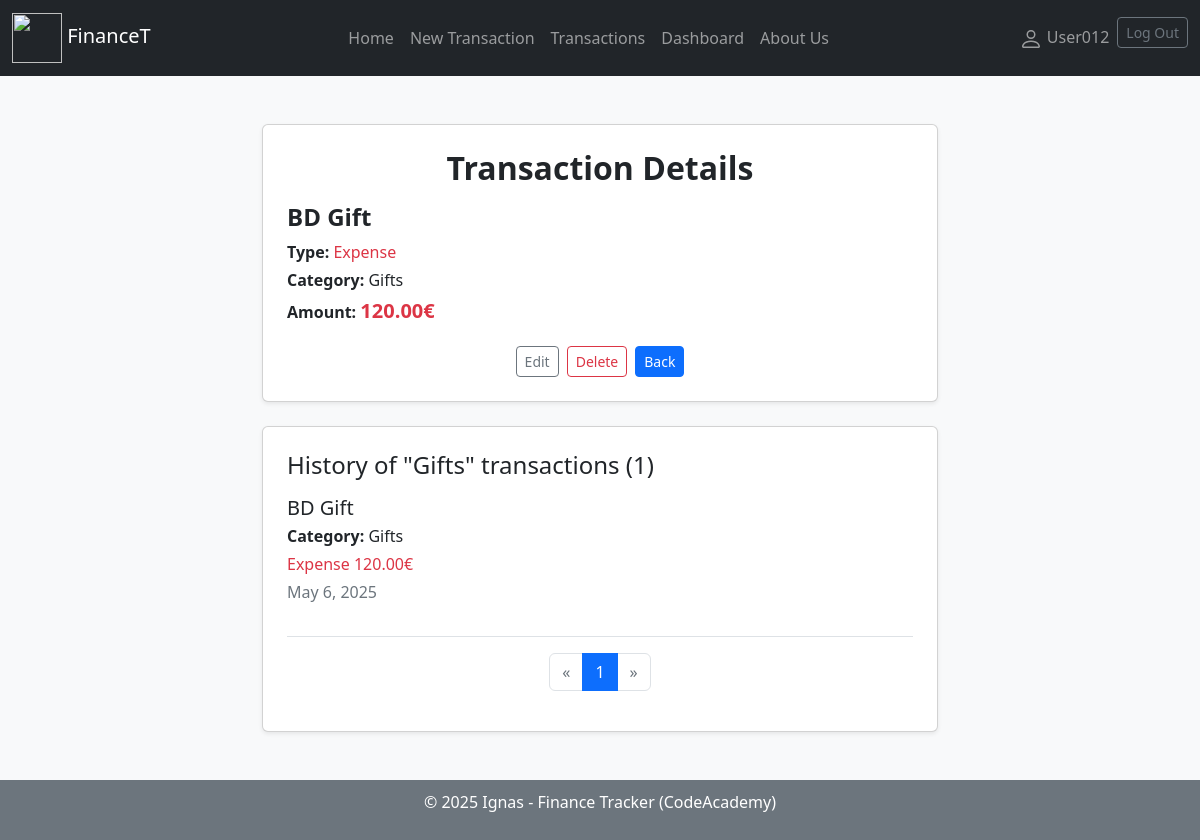
/finance/mytransactions/1 (signed in), run on an earlier commit of the app's database.
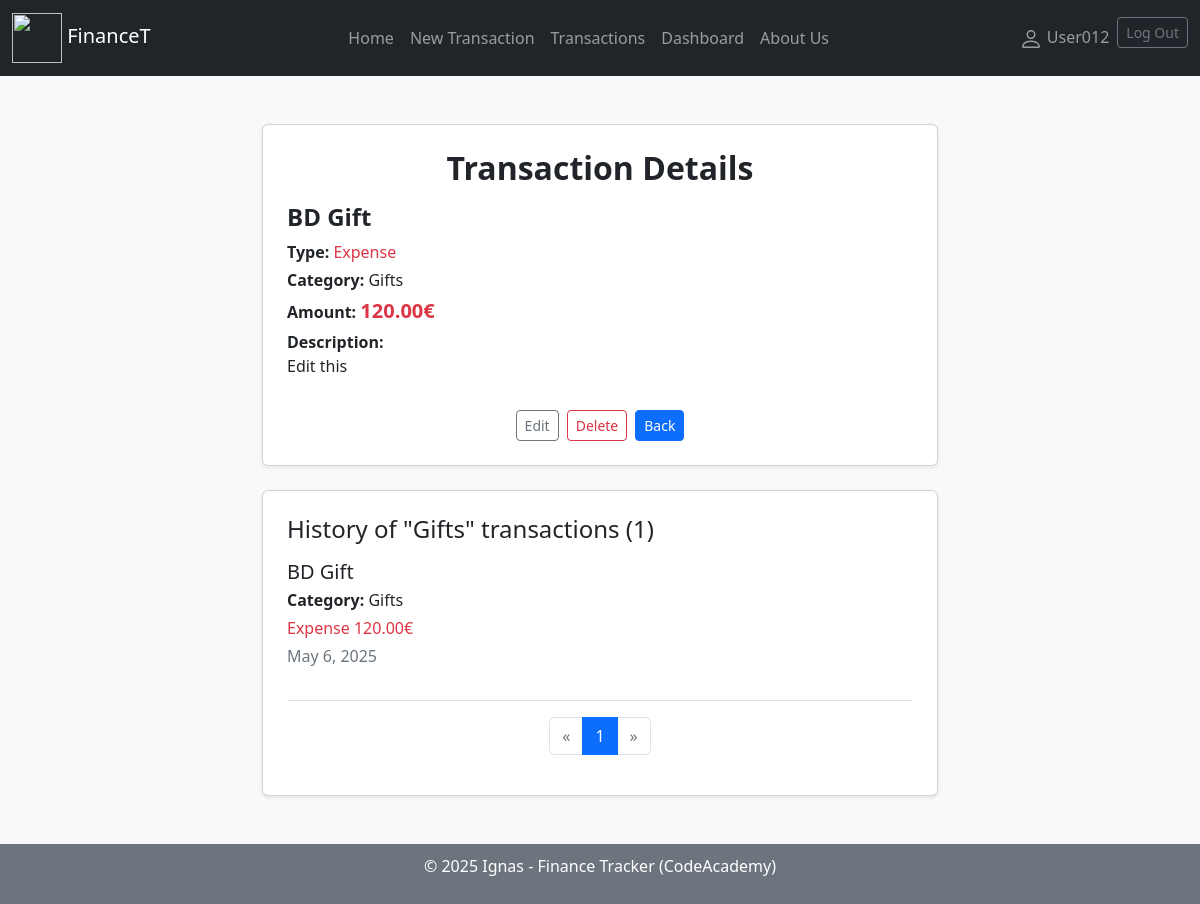
And on a later commit of the database.
### finance_tracker_app/models.py (models this page shows, shortened)
class Transaction(models.Model):
    TYPE_CHOICES = [
        ('i', 'Income'),
        ('e', 'Expense'),
    ]
    amount = models.DecimalField('Amount of money', help_text='Add amount of money', blank=False, null=False,
                                 default=0.0, max_digits=12, decimal_places=2)
    type = models.CharField(max_length=1, choices=TYPE_CHOICES, default='e', help_text='Choose transaction type')
    title = models.CharField(max_length=200, blank=False, help_text='Add transaction title')
    category = models.ForeignKey('Category', on_delete=models.SET_NULL, null=True, blank=False, help_text='Choose transaction category')
    date = models.DateField(help_text='Add transaction date')
    description = HTMLField(blank=True, null=True, help_text='Write transaction description (optional)')
    client = models.ForeignKey(User, on_delete=models.SET_NULL, null=True, blank=True)
    timestamp = models.DateTimeField(auto_now_add=True)
    class Meta:
        verbose_name = 'Transaction'
        verbose_name_plural = 'Transactions'

class Category(models.Model):
    TYPE_CHOICES = [
        ('i', 'Income'),
        ('e', 'Expense'),
        ('b', 'Both'),
    ]
    name = models.CharField('Category Name', max_length=200, help_text='Add category')
    category_type = models.CharField(max_length=1, choices=TYPE_CHOICES, default='b')
    def __str__(self):
        return f'{self.name}'
    class Meta:
        verbose_name = 'Category'
        verbose_name_plural = 'Categories'
        constraints = [
            models.UniqueConstraint(fields=['name', 'category_type'], name='unique_category_type')
        ]

### finance_tracker_app/views.py (the view)
# urls.py: path('mytransactions/<int:pk>', views.TransactionByUserDetailView.as_view(), name='my-transaction'),
class TransactionByUserDetailView(LoginRequiredMixin, DetailView):
    model = Transaction
    template_name = 'user_transaction.html'
    context_object_name = 'transaction'
    def get_context_data(self, **kwargs):
        context = super().get_context_data(**kwargs)
        transaction = self.get_object()
        transactions_qs = Transaction.objects.filter(category=transaction.category, client=self.request.user).order_by(
            '-date')
        paginator = Paginator(transactions_qs, 3)
        page_number = self.request.GET.get('page')
        page_obj = paginator.get_page(page_number)
        context['transaction_set'] = page_obj
        return context

### finance_tracker_app/templates/user_transaction.html
{% extends "base.html" %}
{% block content %}
<div class="container py-5" style="max-width: 700px;">
    <div class="card shadow-sm p-4 mb-4">
        <h2 class="mb-3 fw-bold text-center">Transaction Details</h2>
        <div class="mb-3">
            <h4 class="fw-semibold">{{ transaction.title }}</h4>
            <p class="mb-1">
                <strong>Type:</strong>
                {% if transaction.type == 'i' %}
                <span class="text-success">{{ transaction.get_type_display }}</span>
                {% elif transaction.type == 'e' %}
                <span class="text-danger">{{ transaction.get_type_display }}</span>
                {% else %}
                {{ transaction.get_type_display }}
                {% endif %}
            </p>
            <p class="mb-1"><strong>Category:</strong> {{ transaction.category }}</p>
            <p class="mb-1"><strong>Amount:</strong>
                <span class="{% if transaction.type == 'i' %}text-success{% elif transaction.type == 'e' %}text-danger{% endif %} fs-5 fw-bold">
                    {{ transaction.amount }}€
                </span>
            </p>
            {% if transaction.description %}
            <p><strong>Description:</strong> <br> {{ transaction.description|linebreaksbr|safe }}</p>
            {% endif %}
        </div>
        <div class="d-flex gap-2 justify-content-center">
            <a href="{% url 'my-transaction-update' transaction.id %}" class="btn btn-outline-secondary btn-sm">Edit</a>
            <a href="{% url 'my-transaction-delete' transaction.id %}" class="btn btn-outline-danger btn-sm">Delete</a>
            <a href="{% url 'my-transactions' %}" class="btn btn-primary btn-sm">Back</a>
        </div>
    </div>
    {% if transaction_set %}
    <div class="card shadow-sm p-4">
        <h4 class="mb-3">History of "{{ transaction.category }}" transactions ({{ transaction_set.paginator.count }})</h4>
        {% for tx in transaction_set %}
        <div class="border-bottom pb-3 mb-3">
            <h5 class="mb-1">{{ tx.title }}</h5>
            <p class="mb-1"><strong>Category:</strong> {{ tx.category }}</p>
            <p class="mb-1">
                    <span class="{% if tx.type == 'i' %}text-success{% elif tx.type == 'e' %}text-danger{% endif %}">
                        {{ tx.get_type_display }} {{ tx.amount }}€
                    </span>
            </p>
            <p class="text-muted">{{ tx.date }}</p>
        </div>
        {% endfor %}
        <nav aria-label="Page navigation">
            <ul class="pagination justify-content-center">
                {% if transaction_set.has_previous %}
                <li class="page-item">
                    <a class="page-link" href="?page={{ transaction_set.previous_page_number }}" aria-label="Previous">
                        &laquo;
                    </a>
                </li>
                {% else %}
                <li class="page-item disabled"><span class="page-link">&laquo;</span></li>
                {% endif %}
                {% for num in transaction_set.paginator.page_range %}
                {% if num == transaction_set.number %}
                <li class="page-item active" aria-current="page"><span class="page-link">{{ num }}</span></li>
                {% elif num >= transaction_set.number|add:'-2' and num <= transaction_set.number|add:'2' %}
                <li class="page-item"><a class="page-link" href="?page={{ num }}">{{ num }}</a></li>
                {% endif %}
                {% endfor %}
                {% if transaction_set.has_next %}
                <li class="page-item">
                    <a class="page-link" href="?page={{ transaction_set.next_page_number }}" aria-label="Next">
                        &raquo;
                    </a>
                </li>
                {% else %}
                <li class="page-item disabled"><span class="page-link">&raquo;</span></li>
                {% endif %}
            </ul>
        </nav>
    </div>
    {% endif %}
</div>
{% endblock %}

What changed in the data, as far as the page shows it:
changed Transaction "BD Gift": description (not shown) → "Edit this"
Also different on the page:
text now shown: "Description:"
